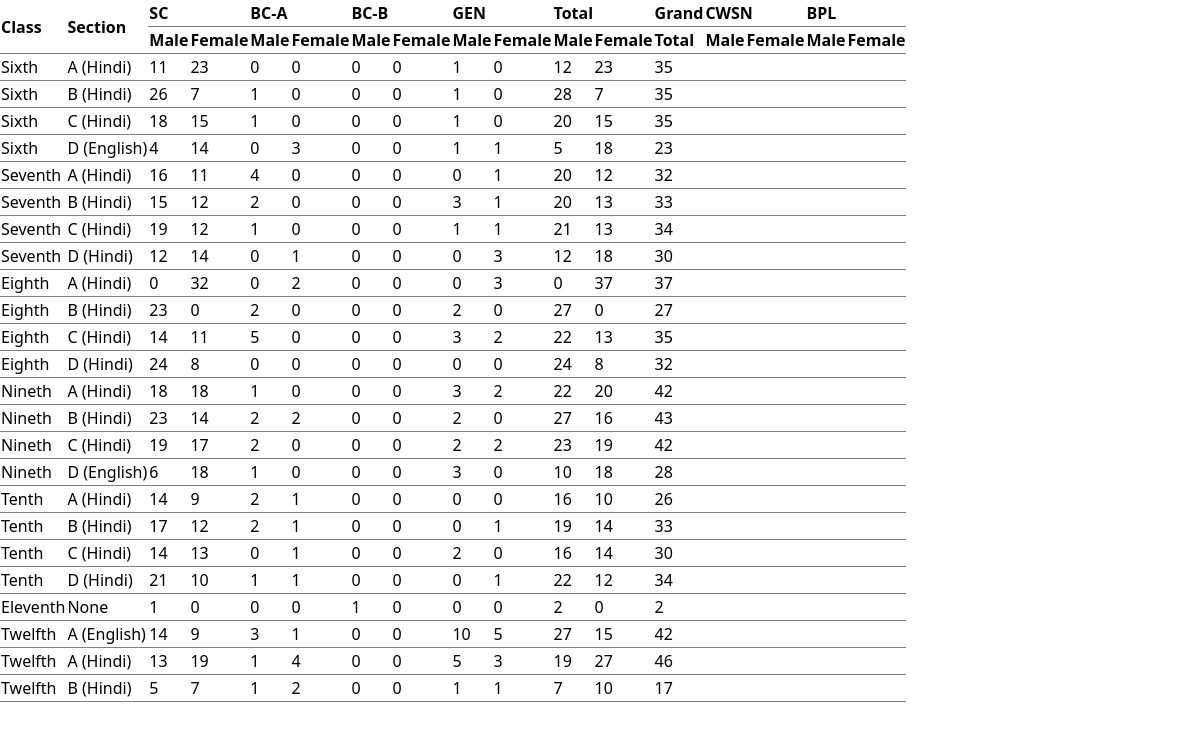
The app's page /student_strength with its own data.
### cms/models.py (models this page shows, shortened)
class Student(models.Model):
    srn = models.CharField(primary_key=True,max_length=11)
    school_code = models.CharField(max_length=20, blank=True, null=True)
    school_name = models.CharField(max_length=255, blank=True, null=True)
    admission_date = models.DateField(blank=True, null=True,)
    studentclass = models.CharField(max_length=20,blank=True, null=True)
    stream = models.CharField(max_length=20,blank=True, null=True)
    section = models.CharField(max_length=20,blank=True, null=True)
    roll_number = models.CharField(max_length=20,blank=True, null=True)
    admission_number = models.CharField(max_length=20,blank=True, null=True)
    full_name_aadhar = models.CharField(max_length=255,blank=True, null=True)
    date_of_birth = models.DateField(blank=True, null=True)
    gender = models.CharField(max_length=10,blank=True, null=True)
    aadhaar_number = models.CharField(max_length=20, blank=True, null=True)
    domicile_of_haryana = models.CharField(max_length=100, blank=True, null=True)
    father_full_name_aadhar = models.CharField(max_length=255,blank=True, null=True)
    father_aadhaar_number = models.CharField(max_length=20, blank=True, null=True)
    mother_full_name_aadhar = models.CharField(max_length=255,blank=True, null=True)
    mother_aadhaar_number = models.CharField(max_length=20,blank=True, null=True)
    guardian_full_name_aadhar = models.CharField(max_length=255, blank=True, null=True)
    guardian_aadhaar_number = models.CharField(max_length=20, blank=True, null=True)
    family_annual_income = models.DecimalField(max_digits=15, decimal_places=2, blank=True, null=True)
    state = models.CharField(max_length=255, blank=True, null=True)
    district = models.CharField(max_length=255, blank=True, null=True)
    block = models.CharField(max_length=100, blank=True, null=True)
    sub_district = models.CharField(max_length=100, blank=True, null=True)
    city_village_town = models.CharField(max_length=100, blank=True, null=True)
    address = models.CharField(max_length=255, blank=True, null=True)
    postal_code = models.CharField(max_length=20, blank=True, null=True)
    father_mobile = models.CharField(max_length=20, blank=True, null=True)
    mother_mobile = models.CharField(max_length=20, blank=True, null=True)
    guardian_mobile = models.CharField(max_length=20, blank=True, null=True)
    account_number = models.CharField(max_length=50, blank=True, null=True)
    bank_name = models.CharField(max_length=255, blank=True, null=True)
    ifsc = models.CharField(max_length=20, blank=True, null=True)
    subjects_opted = models.CharField(max_length=255, blank=True, null=True)
    caste = models.CharField(max_length=100, blank=True, null=True)
    category = models.CharField(max_length=100, blank=True, null=True)
    disability = models.CharField(max_length=255,blank=True, null=True)
    disorder = models.CharField(max_length=100, blank=True, null=True)

### cms/views.py (the view)
# urls.py: path('student_strength',views.student_strength,name='student_strength.html'),
def student_strength(request):
    class_order = {
        'Sixth': 1,
        'Seventh': 2,
        'Eighth': 3,
        'Nineth': 4,
        'Tenth': 5,
        'Eleventh': 6,
        'Twelfth': 7,
    }
    student_strength = Student.objects.values('studentclass', 'section',).annotate(
        scmale=Count('srn', filter=Q(gender='Male',category__in=['SC', 'Scheduled Caste'])),
        scfemale=Count('srn', filter=Q(gender='Female',category__in=['SC', 'Scheduled Caste'])),
        bcamale=Count('srn', filter=Q(gender='Male',category='BC-A')),
        bcafemale=Count('srn', filter=Q(gender='Female',category='BC-A')),
        bcbmale=Count('srn', filter=Q(gender='Male',category='BC-B')),
        bcbfemale=Count('srn', filter=Q(gender='Female',category='BC-B')),
        genmale=Count('srn', filter=Q(gender='Male',category='GEN')),
        genfemale=Count('srn', filter=Q(gender='Female',category='GEN')),
        totalmale=Count('srn', filter=Q(gender='Male')),
        totalfemale=Count('srn', filter=Q(gender='Female')),
        total=Count('srn'),
        malecwsn=Count('srn', filter=Q(gender='Male') & ~Q(disability='') or ~Q(disability__isnull=True)),
        femalecwsn=Count('srn', filter=Q(gender='Female') & ~Q(disability='') or ~Q(disability__isnull=True)),
        cwsn=Count('srn', filter=~Q(disability='') or  ~Q(disability__isnull=True)),
        order=Case(*[When(studentclass=value, then=position) for value, position in class_order.items()])
    ).order_by('order')
    context = {
        'student_strength': student_strength
    }
    return render(request, 'student_strength.html', context)

### cms/templates/student_strength.html (shortened to what this page needs)
<!doctype html>
<html lang="en">
  <head>
    <link href="https://cdn.jsdelivr.net/npm/bootstrap@5.3.3/dist/css/bootstrap.min.css" rel="stylesheet">
  </head>
  <body>
<div class="table table-striped">
  <table>
      <thead>
          <tr>
              <th rowspan="2">Class</th>
              <th rowspan="2">Section</th>
              <th colspan="2">SC</th>
              <th colspan="2">BC-A</th>
              <th colspan="2">BC-B</th>
              <th colspan="2">GEN</th>
              <th colspan="2">Total</th>
              <th colspan="1">Grand</th>
              <th colspan="2">CWSN</th>
              <th colspan="2">BPL</th>
          </tr>
          <tr>
              <th>Male</th>
              <th>Female</th>
              <th>Male</th>
              <th>Female</th>
              <th>Male</th>
              <th>Female</th>
              <th>Male</th>
              <th>Female</th>
              <th>Male</th>
              <th>Female</th>
              <th>Total</th>
              <th>Male</th>
              <th>Female</th>
              <th>Male</th>
              <th>Female</th>
          </tr>
      </thead>
      <tbody>
          {% for data in student_strength %}
          <tr>
              <td>{{ data.studentclass }}</td>
              <td>{{ data.section }}</td>
              <td>{{ data.scmale }}</td>
              <td>{{ data.scfemale }}</td>
              <td>{{ data.bcamale}}</td>
              <td>{{ data.bcafemale }}</td>
              <td>{{ data.bcbmale }}</td>
              <td>{{ data.bcbfemale }}</td>
              <td>{{ data.genmale }}</td>
              <td>{{ data.genfemale }}</td>
              <td>{{ data.totalmale }}</td>
              <td>{{ data.totalfemale }}</td>
              <td>{{ data.total }}</td>
              <td>{{ data.cwsn_male }}</td>
              <td>{{ data.cwsn_female }}</td>
              <td>{{ data.bpl_male }}</td>
              <td>{{ data.bpl_female }}</td>
          </tr>
          {% endfor %}
      </tbody>
  </table>
</div>
  </body>
</html>

### records on screen
Student: studentclass "Eleventh", section "None", scmale "1", scfemale "0", bcamale "0", bcafemale "0", bcbmale "1", bcbfemale "0", genmale "0", genfemale "0", totalmale "2", totalfemale "0", total "2"

### other values on screen
{{ data.studentclass }} "Sixth" "Sixth" "Sixth" "Sixth" "Seventh" "Seventh" "Seventh" "Seventh" "Eighth" "Eighth" "Eighth" "Eighth" "Nineth" "Nineth" "Nineth" "Nineth" "Tenth" "Tenth" "Tenth" "Tenth" "Twelfth" "Twelfth" "Twelfth"
{{ data.section }} "A (Hindi)" "B (Hindi)" "C (Hindi)" "D (English)" "A (Hindi)" "B (Hindi)" "C (Hindi)" "D (Hindi)" "A (Hindi)" "B (Hindi)" "C (Hindi)" "D (Hindi)" "A (Hindi)" "B (Hindi)" "C (Hindi)" "D (English)" "A (Hindi)" "B (Hindi)" "C (Hindi)" "D (Hindi)" "A (English)" "A (Hindi)" "B (Hindi)"
{{ data.scmale }} "11" "26" "18" "4" "16" "15" "19" "12" "0" "23" "14" "24" "18" "23" "19" "6" "14" "17" "14" "21" "14" "13" "5"
{{ data.scfemale }} "23" "7" "15" "14" "11" "12" "12" "14" "32" "0" "11" "8" "18" "14" "17" "18" "9" "12" "13" "10" "9" "19" "7"
{{ data.bcamale }} "0" "1" "1" "0" "4" "2" "1" "0" "0" "2" "5" "0" "1" "2" "2" "1" "2" "2" "0" "1" "3" "1" "1"
{{ data.bcafemale }} "0" "0" "0" "3" "0" "0" "0" "1" "2" "0" "0" "0" "0" "2" "0" "0" "1" "1" "1" "1" "1" "4" "2"
{{ data.bcbmale }} "0" "0" "0" "0" "0" "0" "0" "0" "0" "0" "0" "0" "0" "0" "0" "0" "0" "0" "0" "0" "0" "0" "0"
{{ data.bcbfemale }} "0" "0" "0" "0" "0" "0" "0" "0" "0" "0" "0" "0" "0" "0" "0" "0" "0" "0" "0" "0" "0" "0" "0"
{{ data.genmale }} "1" "1" "1" "1" "0" "3" "1" "0" "0" "2" "3" "0" "3" "2" "2" "3" "0" "0" "2" "0" "10" "5" "1"
{{ data.genfemale }} "0" "0" "0" "1" "1" "1" "1" "3" "3" "0" "2" "0" "2" "0" "2" "0" "0" "1" "0" "1" "5" "3" "1"
{{ data.totalmale }} "12" "28" "20" "5" "20" "20" "21" "12" "0" "27" "22" "24" "22" "27" "23" "10" "16" "19" "16" "22" "27" "19" "7"
{{ data.totalfemale }} "23" "7" "15" "18" "12" "13" "13" "18" "37" "0" "13" "8" "20" "16" "19" "18" "10" "14" "14" "12" "15" "27" "10"
{{ data.total }} "35" "35" "35" "23" "32" "33" "34" "30" "37" "27" "35" "32" "42" "43" "42" "28" "26" "33" "30" "34" "42" "46" "17"
